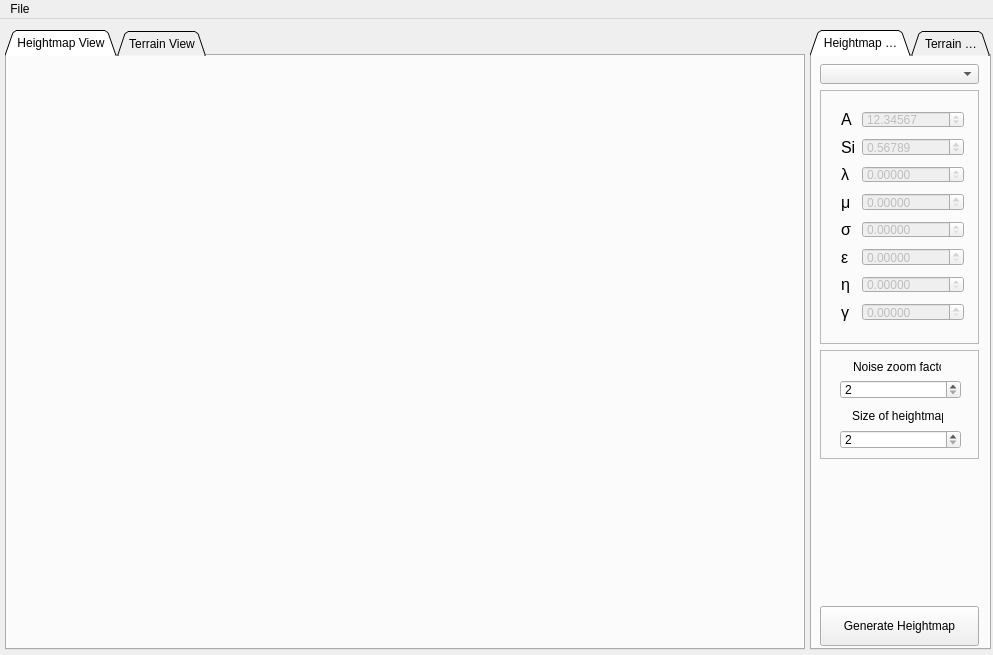
<?xml version="1.0" encoding="UTF-8"?>
<ui version="4.0">
 <class>MainForm</class>
 <widget class="QMainWindow" name="MainForm">
  <property name="enabled">
   <bool>true</bool>
  </property>
  <property name="geometry">
   <rect>
    <x>0</x>
    <y>0</y>
    <width>993</width>
    <height>655</height>
   </rect>
  </property>
  <property name="windowTitle">
   <string>QtTerrainGenerator</string>
  </property>
  <property name="toolButtonStyle">
   <enum>Qt::ToolButtonIconOnly</enum>
  </property>
  <property name="documentMode">
   <bool>false</bool>
  </property>
  <property name="tabShape">
   <enum>QTabWidget::Rounded</enum>
  </property>
  <widget class="QWidget" name="centralWidget">
   <widget class="QTabWidget" name="viewTabWidget">
    <property name="geometry">
     <rect>
      <x>5</x>
      <y>11</y>
      <width>800</width>
      <height>620</height>
     </rect>
    </property>
    <property name="tabShape">
     <enum>QTabWidget::Triangular</enum>
    </property>
    <property name="currentIndex">
     <number>0</number>
    </property>
    <widget class="QWidget" name="heightmapViewTab">
     <attribute name="title">
      <string>Heightmap View</string>
     </attribute>
     <widget class="QLabel" name="heightMapLabel">
      <property name="geometry">
       <rect>
        <x>0</x>
        <y>-1</y>
        <width>800</width>
        <height>600</height>
       </rect>
      </property>
      <property name="text">
       <string/>
      </property>
      <property name="alignment">
       <set>Qt::AlignCenter</set>
      </property>
     </widget>
    </widget>
    <widget class="QWidget" name="terrainViewTab">
     <attribute name="title">
      <string>Terrain View</string>
     </attribute>
     <widget class="TerrainVisualizationWidget" name="terrainViewWidget" native="true">
      <property name="geometry">
       <rect>
        <x>0</x>
        <y>-1</y>
        <width>800</width>
        <height>600</height>
       </rect>
      </property>
      <property name="mouseTracking">
       <bool>false</bool>
      </property>
      <property name="focusPolicy">
       <enum>Qt::NoFocus</enum>
      </property>
      <property name="autoFillBackground">
       <bool>false</bool>
      </property>
     </widget>
    </widget>
   </widget>
   <widget class="QTabWidget" name="attributesTabWidget">
    <property name="geometry">
     <rect>
      <x>810</x>
      <y>11</y>
      <width>181</width>
      <height>620</height>
     </rect>
    </property>
    <property name="whatsThis">
     <string/>
    </property>
    <property name="layoutDirection">
     <enum>Qt::LeftToRight</enum>
    </property>
    <property name="tabPosition">
     <enum>QTabWidget::North</enum>
    </property>
    <property name="tabShape">
     <enum>QTabWidget::Triangular</enum>
    </property>
    <property name="currentIndex">
     <number>0</number>
    </property>
    <property name="elideMode">
     <enum>Qt::ElideRight</enum>
    </property>
    <property name="usesScrollButtons">
     <bool>false</bool>
    </property>
    <property name="documentMode">
     <bool>false</bool>
    </property>
    <property name="tabsClosable">
     <bool>false</bool>
    </property>
    <property name="movable">
     <bool>true</bool>
    </property>
    <widget class="QWidget" name="heightMapAttributesTab">
     <attribute name="title">
      <string>Heightmap Attributes</string>
     </attribute>
     <widget class="QFrame" name="frame_2">
      <property name="geometry">
       <rect>
        <x>8</x>
        <y>34</y>
        <width>159</width>
        <height>254</height>
       </rect>
      </property>
      <property name="layoutDirection">
       <enum>Qt::LeftToRight</enum>
      </property>
      <property name="frameShape">
       <enum>QFrame::StyledPanel</enum>
      </property>
      <property name="frameShadow">
       <enum>QFrame::Plain</enum>
      </property>
      <widget class="QWidget" name="layoutWidget">
       <property name="geometry">
        <rect>
         <x>10</x>
         <y>10</y>
         <width>145</width>
         <height>232</height>
        </rect>
       </property>
       <layout class="QFormLayout" name="formLayout">
        <property name="fieldGrowthPolicy">
         <enum>QFormLayout::AllNonFixedFieldsGrow</enum>
        </property>
        <property name="verticalSpacing">
         <number>10</number>
        </property>
        <item row="0" column="0">
         <widget class="QLabel" name="label">
          <property name="font">
           <font>
            <family>Arial</family>
            <pointsize>12</pointsize>
            <weight>50</weight>
            <bold>false</bold>
           </font>
          </property>
          <property name="text">
           <string>A</string>
          </property>
          <property name="textFormat">
           <enum>Qt::AutoText</enum>
          </property>
         </widget>
        </item>
        <item row="0" column="1">
         <widget class="QDoubleSpinBox" name="aSpinBox">
          <property name="enabled">
           <bool>false</bool>
          </property>
          <property name="decimals">
           <number>5</number>
          </property>
          <property name="value">
           <double>12.345670000000000</double>
          </property>
         </widget>
        </item>
        <item row="1" column="0">
         <widget class="QLabel" name="label_2">
          <property name="font">
           <font>
            <family>Arial</family>
            <pointsize>12</pointsize>
           </font>
          </property>
          <property name="text">
           <string>Si</string>
          </property>
         </widget>
        </item>
        <item row="1" column="1">
         <widget class="QDoubleSpinBox" name="sStartSpinBox">
          <property name="enabled">
           <bool>false</bool>
          </property>
          <property name="decimals">
           <number>5</number>
          </property>
          <property name="value">
           <double>0.567890000000000</double>
          </property>
         </widget>
        </item>
        <item row="2" column="0">
         <widget class="QLabel" name="label_3">
          <property name="font">
           <font>
            <family>Arial</family>
            <pointsize>12</pointsize>
           </font>
          </property>
          <property name="text">
           <string>λ</string>
          </property>
         </widget>
        </item>
        <item row="2" column="1">
         <widget class="QDoubleSpinBox" name="lambdaSpinBox">
          <property name="enabled">
           <bool>false</bool>
          </property>
          <property name="decimals">
           <number>5</number>
          </property>
         </widget>
        </item>
        <item row="3" column="0">
         <widget class="QLabel" name="label_4">
          <property name="font">
           <font>
            <family>Arial</family>
            <pointsize>12</pointsize>
           </font>
          </property>
          <property name="text">
           <string>μ</string>
          </property>
         </widget>
        </item>
        <item row="3" column="1">
         <widget class="QDoubleSpinBox" name="muSpinBox">
          <property name="enabled">
           <bool>false</bool>
          </property>
          <property name="decimals">
           <number>5</number>
          </property>
         </widget>
        </item>
        <item row="4" column="0">
         <widget class="QLabel" name="label_5">
          <property name="font">
           <font>
            <family>Arial</family>
            <pointsize>12</pointsize>
           </font>
          </property>
          <property name="text">
           <string>σ</string>
          </property>
         </widget>
        </item>
        <item row="4" column="1">
         <widget class="QDoubleSpinBox" name="sigmaSpinBox">
          <property name="enabled">
           <bool>false</bool>
          </property>
          <property name="decimals">
           <number>5</number>
          </property>
         </widget>
        </item>
        <item row="5" column="0">
         <widget class="QLabel" name="label_6">
          <property name="font">
           <font>
            <family>Arial</family>
            <pointsize>12</pointsize>
           </font>
          </property>
          <property name="text">
           <string>ε</string>
          </property>
         </widget>
        </item>
        <item row="5" column="1">
         <widget class="QDoubleSpinBox" name="epsilonSpinBox">
          <property name="enabled">
           <bool>false</bool>
          </property>
          <property name="decimals">
           <number>5</number>
          </property>
         </widget>
        </item>
        <item row="6" column="0">
         <widget class="QLabel" name="label_7">
          <property name="font">
           <font>
            <family>Arial</family>
            <pointsize>12</pointsize>
           </font>
          </property>
          <property name="text">
           <string>η</string>
          </property>
         </widget>
        </item>
        <item row="6" column="1">
         <widget class="QDoubleSpinBox" name="etaSpinBox">
          <property name="enabled">
           <bool>false</bool>
          </property>
          <property name="decimals">
           <number>5</number>
          </property>
         </widget>
        </item>
        <item row="7" column="0">
         <widget class="QLabel" name="label_8">
          <property name="font">
           <font>
            <family>Arial</family>
            <pointsize>12</pointsize>
           </font>
          </property>
          <property name="text">
           <string>γ</string>
          </property>
         </widget>
        </item>
        <item row="7" column="1">
         <widget class="QDoubleSpinBox" name="gammaSpinBox">
          <property name="enabled">
           <bool>false</bool>
          </property>
          <property name="decimals">
           <number>5</number>
          </property>
         </widget>
        </item>
       </layout>
      </widget>
     </widget>
     <widget class="QComboBox" name="randomGeneratorComboBox">
      <property name="geometry">
       <rect>
        <x>8</x>
        <y>8</y>
        <width>159</width>
        <height>20</height>
       </rect>
      </property>
      <property name="currentIndex">
       <number>-1</number>
      </property>
      <property name="sizeAdjustPolicy">
       <enum>QComboBox::AdjustToMinimumContentsLengthWithIcon</enum>
      </property>
      <property name="frame">
       <bool>true</bool>
      </property>
      <item>
       <property name="text">
        <string>Равномерные случайные числа</string>
       </property>
      </item>
      <item>
       <property name="text">
        <string>Нормированные нормальные случайные числа</string>
       </property>
      </item>
      <item>
       <property name="text">
        <string>Экспоненциальные случайные числа</string>
       </property>
      </item>
      <item>
       <property name="text">
        <string>Логарифмически нормальные случайные числа</string>
       </property>
      </item>
      <item>
       <property name="text">
        <string>Джонсона Sв</string>
       </property>
      </item>
      <item>
       <property name="text">
        <string>Джонсона Su</string>
       </property>
      </item>
     </widget>
     <widget class="QFrame" name="frame">
      <property name="geometry">
       <rect>
        <x>8</x>
        <y>294</y>
        <width>159</width>
        <height>109</height>
       </rect>
      </property>
      <property name="frameShape">
       <enum>QFrame::StyledPanel</enum>
      </property>
      <property name="frameShadow">
       <enum>QFrame::Plain</enum>
      </property>
      <widget class="QLabel" name="label_9">
       <property name="geometry">
        <rect>
         <x>33</x>
         <y>6</y>
         <width>88</width>
         <height>22</height>
        </rect>
       </property>
       <property name="text">
        <string>Noise zoom factor</string>
       </property>
      </widget>
      <widget class="QSpinBox" name="noiseZoomFactorSpinBox">
       <property name="geometry">
        <rect>
         <x>20</x>
         <y>30</y>
         <width>121</width>
         <height>19</height>
        </rect>
       </property>
       <property name="minimum">
        <number>2</number>
       </property>
       <property name="maximum">
        <number>512</number>
       </property>
      </widget>
      <widget class="QLabel" name="label_10">
       <property name="geometry">
        <rect>
         <x>32</x>
         <y>55</y>
         <width>91</width>
         <height>22</height>
        </rect>
       </property>
       <property name="text">
        <string>Size of heightmap</string>
       </property>
      </widget>
      <widget class="QSpinBox" name="SizeOfHeightmapSpinBox">
       <property name="geometry">
        <rect>
         <x>20</x>
         <y>80</y>
         <width>121</width>
         <height>19</height>
        </rect>
       </property>
       <property name="minimum">
        <number>2</number>
       </property>
       <property name="maximum">
        <number>512</number>
       </property>
      </widget>
     </widget>
     <widget class="QPushButton" name="generateHeightmapButton">
      <property name="geometry">
       <rect>
        <x>8</x>
        <y>550</y>
        <width>159</width>
        <height>40</height>
       </rect>
      </property>
      <property name="text">
       <string>Generate Heightmap</string>
      </property>
     </widget>
    </widget>
    <widget class="QWidget" name="terrainAttributesTab">
     <attribute name="title">
      <string>Terrain Attributes</string>
     </attribute>
     <widget class="QFrame" name="frame_3">
      <property name="geometry">
       <rect>
        <x>7</x>
        <y>8</y>
        <width>159</width>
        <height>59</height>
       </rect>
      </property>
      <property name="frameShape">
       <enum>QFrame::StyledPanel</enum>
      </property>
      <property name="frameShadow">
       <enum>QFrame::Plain</enum>
      </property>
      <widget class="QLabel" name="label_11">
       <property name="geometry">
        <rect>
         <x>53</x>
         <y>6</y>
         <width>88</width>
         <height>22</height>
        </rect>
       </property>
       <property name="text">
        <string>Scale factor</string>
       </property>
      </widget>
      <widget class="QSpinBox" name="scaleFactorSpinBox">
       <property name="geometry">
        <rect>
         <x>20</x>
         <y>30</y>
         <width>121</width>
         <height>19</height>
        </rect>
       </property>
       <property name="minimum">
        <number>1</number>
       </property>
       <property name="maximum">
        <number>100</number>
       </property>
      </widget>
     </widget>
     <widget class="QFrame" name="frame_4">
      <property name="geometry">
       <rect>
        <x>7</x>
        <y>77</y>
        <width>159</width>
        <height>89</height>
       </rect>
      </property>
      <property name="frameShape">
       <enum>QFrame::StyledPanel</enum>
      </property>
      <property name="frameShadow">
       <enum>QFrame::Plain</enum>
      </property>
      <widget class="QPushButton" name="travelButton">
       <property name="geometry">
        <rect>
         <x>10</x>
         <y>10</y>
         <width>136</width>
         <height>40</height>
        </rect>
       </property>
       <property name="text">
        <string>Travel</string>
       </property>
      </widget>
      <widget class="QCheckBox" name="fullscreenCheckBox">
       <property name="geometry">
        <rect>
         <x>45</x>
         <y>63</y>
         <width>70</width>
         <height>17</height>
        </rect>
       </property>
       <property name="text">
        <string>Fullscreen</string>
       </property>
      </widget>
     </widget>
     <widget class="QPushButton" name="buildTerrainPushButton">
      <property name="geometry">
       <rect>
        <x>8</x>
        <y>550</y>
        <width>159</width>
        <height>40</height>
       </rect>
      </property>
      <property name="text">
       <string>Build Terrain</string>
      </property>
     </widget>
     <widget class="QFrame" name="frame_5">
      <property name="geometry">
       <rect>
        <x>7</x>
        <y>176</y>
        <width>159</width>
        <height>63</height>
       </rect>
      </property>
      <property name="frameShape">
       <enum>QFrame::StyledPanel</enum>
      </property>
      <property name="frameShadow">
       <enum>QFrame::Plain</enum>
      </property>
      <widget class="QPushButton" name="pushButton_4">
       <property name="geometry">
        <rect>
         <x>31</x>
         <y>9</y>
         <width>44</width>
         <height>44</height>
        </rect>
       </property>
       <property name="font">
        <font>
         <pointsize>12</pointsize>
         <weight>75</weight>
         <bold>true</bold>
        </font>
       </property>
       <property name="autoFillBackground">
        <bool>false</bool>
       </property>
       <property name="text">
        <string/>
       </property>
       <property name="icon">
        <iconset>
         <normaloff>:/QtTerrainGenerator/Resources/Translate.png</normaloff>:/QtTerrainGenerator/Resources/Translate.png</iconset>
       </property>
       <property name="iconSize">
        <size>
         <width>30</width>
         <height>30</height>
        </size>
       </property>
      </widget>
      <widget class="QPushButton" name="pushButton_5">
       <property name="geometry">
        <rect>
         <x>81</x>
         <y>9</y>
         <width>43</width>
         <height>44</height>
        </rect>
       </property>
       <property name="text">
        <string/>
       </property>
      </widget>
     </widget>
    </widget>
   </widget>
  </widget>
  <widget class="QMenuBar" name="menuBar">
   <property name="geometry">
    <rect>
     <x>0</x>
     <y>0</y>
     <width>993</width>
     <height>21</height>
    </rect>
   </property>
   <widget class="QMenu" name="menuFile">
    <property name="title">
     <string>File</string>
    </property>
    <addaction name="actionSave_Heightmap"/>
    <addaction name="actionLoad_Heightmap"/>
   </widget>
   <addaction name="menuFile"/>
  </widget>
  <action name="actionSave_Heightmap">
   <property name="checkable">
    <bool>true</bool>
   </property>
   <property name="text">
    <string>Save Heightmap</string>
   </property>
  </action>
  <action name="actionLoad_Heightmap">
   <property name="checkable">
    <bool>true</bool>
   </property>
   <property name="text">
    <string>Load Heightmap</string>
   </property>
  </action>
 </widget>
 <layoutdefault spacing="6" margin="11"/>
 <customwidgets>
  <customwidget>
   <class>TerrainVisualizationWidget</class>
   <extends>QWidget</extends>
   <header>terrainvisualizationwidget.h</header>
   <container>1</container>
  </customwidget>
 </customwidgets>
 <resources/>
 <connections>
  <connection>
   <sender>actionSave_Heightmap</sender>
   <signal>triggered()</signal>
   <receiver>MainForm</receiver>
   <slot>_saveHeightmap()</slot>
   <hints>
    <hint type="sourcelabel">
     <x>-1</x>
     <y>-1</y>
    </hint>
    <hint type="destinationlabel">
     <x>496</x>
     <y>327</y>
    </hint>
   </hints>
  </connection>
  <connection>
   <sender>actionLoad_Heightmap</sender>
   <signal>triggered()</signal>
   <receiver>MainForm</receiver>
   <slot>_loadHeightMap()</slot>
   <hints>
    <hint type="sourcelabel">
     <x>-1</x>
     <y>-1</y>
    </hint>
    <hint type="destinationlabel">
     <x>496</x>
     <y>327</y>
    </hint>
   </hints>
  </connection>
 </connections>
 <slots>
  <slot>_saveHeightmap()</slot>
  <slot>_loadHeightMap()</slot>
 </slots>
</ui>
